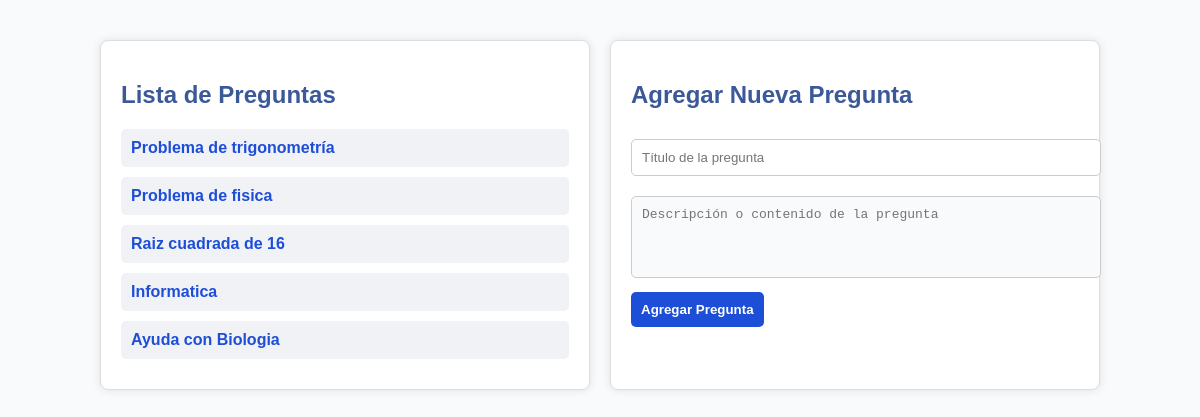
Screenshot of /polls/ with the database file from the repository.
### polls/models.py (models this page shows, shortened)
class Pregunta(models.Model):
    titulo = models.CharField(max_length=255)
    contenido = models.TextField()
    fecha_publicacion = models.DateTimeField(auto_now_add=True)
    votos = models.IntegerField(default=0)
    usuario = models.ForeignKey(User, on_delete=models.CASCADE)

### polls/views.py (the view)
# urls.py: path("", views.index, name="index"),
def index(request):
    latest_pregunta_list = Pregunta.objects.order_by("-fecha_publicacion")[:5]
    context = {"latest_pregunta_list": latest_pregunta_list}
    return render(request, "polls/index.html", context)

### polls/templates/polls/index.html (shortened to what this page needs)
{% load static %}
<!DOCTYPE html>
<html lang="es">
<head>
    <link rel="stylesheet" href="{% static 'polls/styles.css' %}">
</head>
<body>
    <div class="container-main">
        <div class="container-izquierda">
            <h2>Lista de Preguntas</h2>
            {% for pregunta in latest_pregunta_list %}
                <div class="pregunta-item">
                    <a href="{% url 'polls:detail' pregunta.id %}">{{ pregunta.titulo }}</a>
                </div>
            {% empty %}
                <p>No hay preguntas disponibles.</p>
            {% endfor %}
        </div>
        <div class="container-derecha">
            <h2>Agregar Nueva Pregunta</h2>
            <form action="{% url 'polls:add_question' %}" method="post">
                <input type="text" name="titulo" placeholder="Título de la pregunta" required><br>
                <textarea name="contenido" rows="4" placeholder="Descripción o contenido de la pregunta"></textarea><br>
                <input type="submit" value="Agregar Pregunta">
            </form>
        </div>
    </div>
</body>
</html>

### polls/static/polls/styles.css (style rules this page uses)
body { background-color: #f5f7fa; font-family: Arial, sans-serif; color: #333; }
textarea { width: 100%; padding: 10px; border: 1px solid #d0d7de; border-radius: 6px; resize: none; font-size: 1em; margin-bottom: 12px; background-color: #f9fafb; }
body { font-family: Arial, sans-serif; background-color: #f9fafc; }
.container-main { display: flex; gap: 20px; margin: 40px auto; max-width: 1000px; }
.container-izquierda, .container-derecha { flex: 1; padding: 20px; background-color: #fff; border: 1px solid #ddd; border-radius: 8px; box-shadow: 0px 0px 10px rgba(0, 0, 0, 0.1); }
h2 { color: #3b5998; margin-bottom: 20px; font-weight: bold; }
.pregunta-item { margin: 10px 0; padding: 10px; background-color: #f0f2f5; border-radius: 5px; }
.pregunta-item a { color: #1d4ed8; text-decoration: none; font-weight: bold; }
form input[type="text"], form textarea { width: 100%; padding: 10px; margin: 10px 0; border-radius: 5px; border: 1px solid #ccc; }
form input[type="submit"] { padding: 10px; background-color: #1d4ed8; color: white; border: none; border-radius: 5px; cursor: pointer; font-weight: bold; }

### rows the page displays
Pregunta: titulo "Problema de trigonometría"
Pregunta: titulo "Problema de fisica"
Pregunta: titulo "Raiz cuadrada de 16"
Pregunta: titulo "Informatica"
Pregunta: titulo "Ayuda con Biologia"
